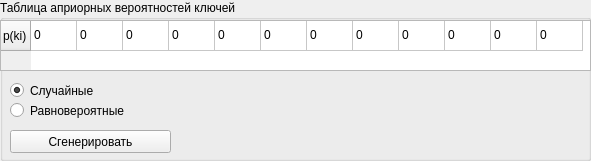
     <widget class="QGroupBox" name="tableOfAprioriKeyProbabilityGroupBox_Rect_2">
      <property name="geometry">
       <rect>
        <x>240</x>
        <y>0</y>
        <width>591</width>
        <height>161</height>
       </rect>
      </property>
      <property name="title">
       <string>Таблица априорных вероятностей ключей</string>
      </property>
      <property name="flat">
       <bool>false</bool>
      </property>
      <property name="checkable">
       <bool>false</bool>
      </property>
      <widget class="QTableWidget" name="tableOfAprioriKeyProbability_Rect_2">
       <property name="geometry">
        <rect>
         <x>0</x>
         <y>20</y>
         <width>591</width>
         <height>51</height>
        </rect>
       </property>
       <property name="gridStyle">
        <enum>Qt::SolidLine</enum>
       </property>
       <property name="cornerButtonEnabled">
        <bool>true</bool>
       </property>
       <attribute name="horizontalHeaderVisible">
        <bool>false</bool>
       </attribute>
       <attribute name="horizontalHeaderCascadingSectionResizes">
        <bool>false</bool>
       </attribute>
       <attribute name="horizontalHeaderDefaultSectionSize">
        <number>46</number>
       </attribute>
       <attribute name="horizontalHeaderHighlightSections">
        <bool>true</bool>
       </attribute>
       <attribute name="horizontalHeaderMinimumSectionSize">
        <number>30</number>
       </attribute>
       <attribute name="horizontalHeaderShowSortIndicator" stdset="0">
        <bool>true</bool>
       </attribute>
       <row>
        <property name="text">
         <string>p(ki)</string>
        </property>
       </row>
       <column>
        <property name="text">
         <string>k1</string>
        </property>
       </column>
       <column>
        <property name="text">
         <string>k2</string>
        </property>
       </column>
       <column>
        <property name="text">
         <string>k3</string>
        </property>
       </column>
       <column>
        <property name="text">
         <string>k4</string>
        </property>
       </column>
       <column>
        <property name="text">
         <string>k5</string>
        </property>
       </column>
       <column>
        <property name="text">
         <string>k6</string>
        </property>
       </column>
       <column>
        <property name="text">
         <string>k7</string>
        </property>
       </column>
       <column>
        <property name="text">
         <string>k8</string>
        </property>
       </column>
       <column>
        <property name="text">
         <string>k9</string>
        </property>
       </column>
       <column>
        <property name="text">
         <string>k10</string>
        </property>
       </column>
       <column>
        <property name="text">
         <string>k11</string>
        </property>
       </column>
       <column>
        <property name="text">
         <string>k12</string>
        </property>
       </column>
       <item row="0" column="0">
        <property name="text">
         <string>0</string>
        </property>
       </item>
       <item row="0" column="1">
        <property name="text">
         <string>0</string>
        </property>
       </item>
       <item row="0" column="2">
        <property name="text">
         <string>0</string>
        </property>
       </item>
       <item row="0" column="3">
        <property name="text">
         <string>0</string>
        </property>
       </item>
       <item row="0" column="4">
        <property name="text">
         <string>0</string>
        </property>
       </item>
       <item row="0" column="5">
        <property name="text">
         <string>0</string>
        </property>
       </item>
       <item row="0" column="6">
        <property name="text">
         <string>0</string>
        </property>
       </item>
       <item row="0" column="7">
        <property name="text">
         <string>0</string>
        </property>
       </item>
       <item row="0" column="8">
        <property name="text">
         <string>0</string>
        </property>
       </item>
       <item row="0" column="9">
        <property name="text">
         <string>0</string>
        </property>
       </item>
       <item row="0" column="10">
        <property name="text">
         <string>0</string>
        </property>
       </item>
       <item row="0" column="11">
        <property name="text">
         <string>0</string>
        </property>
       </item>
      </widget>
      <widget class="QPushButton" name="generateAprioriKeyProbabilities_Rect_2">
       <property name="geometry">
        <rect>
         <x>10</x>
         <y>130</y>
         <width>161</width>
         <height>23</height>
        </rect>
       </property>
       <property name="text">
        <string>Сгенерировать</string>
       </property>
      </widget>
      <widget class="QRadioButton" name="generateRandomKeyProbabilities_Rect_2">
       <property name="geometry">
        <rect>
         <x>10</x>
         <y>80</y>
         <width>141</width>
         <height>21</height>
        </rect>
       </property>
       <property name="text">
        <string>Случайные</string>
       </property>
       <property name="checked">
        <bool>true</bool>
       </property>
      </widget>
      <widget class="QRadioButton" name="generateEqualKeyProbabilities_Rect_2">
       <property name="geometry">
        <rect>
         <x>10</x>
         <y>100</y>
         <width>201</width>
         <height>21</height>
        </rect>
       </property>
       <property name="text">
        <string>Равновероятные</string>
       </property>
       <property name="checked">
        <bool>false</bool>
       </property>
      </widget>
     </widget>
